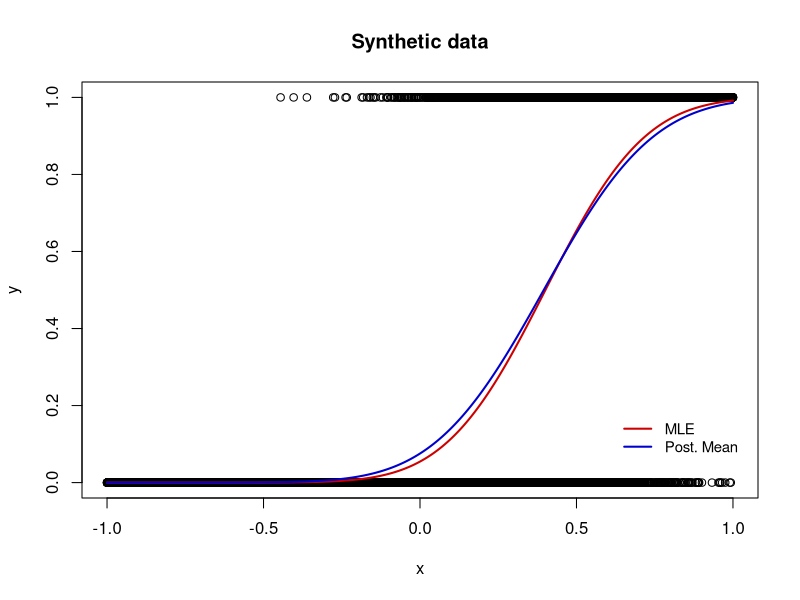

R code for this plot:

# Set seed for reproducible results
set.seed(42)

# Create 400 covariate data x which lie between (-1, 1)
N <- 20000
x <- seq(-1, 1, length.out = N)

sub_n=20

# Create n x D design matrix
D <- 2
# We learn a linear function
X <- matrix(c(rep(1, N), x), ncol = D)

# True values of regression coeffiecients theta
true_theta <- c(-2, 5)


tphi_1 = 1
tphi_2 = 5
# use mis-specified models for split variance, expect coreset to be performing better
# try and make discrepancies in signals, try to create heteroscadekstic noise 
tphi=0.5


#####corruption#######
y_o = X%*%true_theta + sqrt(tphi)*rnorm(N)
corruption = sample(N,50)
y_o[corruption] = y_o[corruption]+sqrt(tphi_2)*rnorm(50)


# Obtain the vector with probabilities of success p using the probit link
#p <- pnorm(X %*% true_theta+0.5*rnorm(N))
p <- pnorm(y_o)

# Generate binary observation data y
y <- rbinom(N, 1, p)

# Variables that we will need later
N1  <- sum(y)  # Number of successes
N0  <- N - N1  # Number of failures

# Fit the model to the data
fit <- glm(y ~ x, family = binomial(link = probit))

# MLE estimates of the regression coefficients
# (Intercept)           x 
#  -0.5490056   3.1296282
mle_theta <- fit$coefficients

# Library for sampling from Multivariate Normal distribution
require(mvtnorm)
# Library for sampling from Truncated Normal distribution
require(truncnorm)
require(pbivnorm)




#Probit-log-likelihood
Probit_Log_likelihood_n = function(b, x, y) {
  return(
    y*log(pnorm(x %*% b))
    + (1-y)*(1 -log(1 - pnorm(x %*% b))) 
  )
}

# Conjugate prior on the coefficients \theta ~ N(theta_0, Q_0)
theta_0 <- rep(0, D)
Q_0 <- diag(10, D)

J = 100

b_0 = rmvnorm(J,theta_0,Q_0)


# Conjugate prior on the coefficients \theta ~ N(theta_0, Q_0)
theta_0 <- rep(0, D)
Q_0 <- diag(10, D)

# Initialize parameters
theta <- rep(0, D)


# Number of simulations for Gibbs sampler
N_sim <- 10000 
# Burn in period
burn_in <- 5000
# Matrix storing samples of the \theta parameter
theta_chain <- matrix(0, nrow = N_sim, ncol = D)


# ---------------------------------
# Gibbs sampling algorithm
# ---------------------------------

# Compute posterior variance of theta
prec_0 <- solve(Q_0)


for (t in 2:N_sim) {
  
  
  
  
  
  sub_sample = sample(seq(1,N),sub_n)
  

  
  y_tilde = y[sub_sample]
  sub_sample_n = length(y_tilde)
  X_tilde = X[sub_sample,]
  z <- rep(0, sub_sample_n)

  
  V <- solve(prec_0 + crossprod(X_tilde, X_tilde))

  
  M1  <- sum(y_tilde)  # Number of successes
  M0  <- sub_sample_n - M1  # Number of failures
  
  
  
  
  # Update Mean of z
  mu_z <- X_tilde %*% theta
  # Draw latent variable z from its full conditional: z | \theta, y, X
  
  if(M1==0){
    z[y_tilde == 0] <- rtruncnorm(M0, mean = mu_z[y_tilde == 0], sd = 1, a = -Inf, b = 0)
  }
  else if (M0==0){
    z[y_tilde == 1] <- rtruncnorm(M1, mean = mu_z[y_tilde == 1], sd = 1, a = 0, b = Inf)
  }
  else{
    z[y_tilde == 0] <- rtruncnorm(M0, mean = mu_z[y_tilde == 0], sd = 1, a = -Inf, b = 0)
    z[y_tilde == 1] <- rtruncnorm(M1, mean = mu_z[y_tilde == 1], sd = 1, a = 0, b = Inf)
  }
  
  
  # Compute posterior mean of theta
  M <- V %*% (prec_0 %*% theta_0 + crossprod(X_tilde, z))
  # Draw variable \theta from its full conditional: \theta | z, X
  theta <- c(rmvnorm(1, M, V))
  
  # Store the \theta draws
  theta_chain[t, ] <- theta
}

# ---------------------------
# Get posterior mean of \theta
# ---------------------------
# (Intercept)           x 
#  -1.436119   3.631905
post_theta <- colMeans(theta_chain[-(1:burn_in), ])

# Plot covariates x versus observations y
plot(x, y, main = "Synthetic data")
# Show the fitted function using the posterior mean estimates
lines(x = x, y = pnorm(X %*% mle_theta), col = "red3", lwd = 2)
lines(x = x, y = pnorm(X %*% post_theta), col = "blue3", lwd = 2)
legend("bottomright", legend=c("MLE","Post. Mean"), col=c("red3","blue3"), 
       bty = 'n', lwd = 2, inset = c(0.02, 0.08), lty = 1, cex = 0.9)
